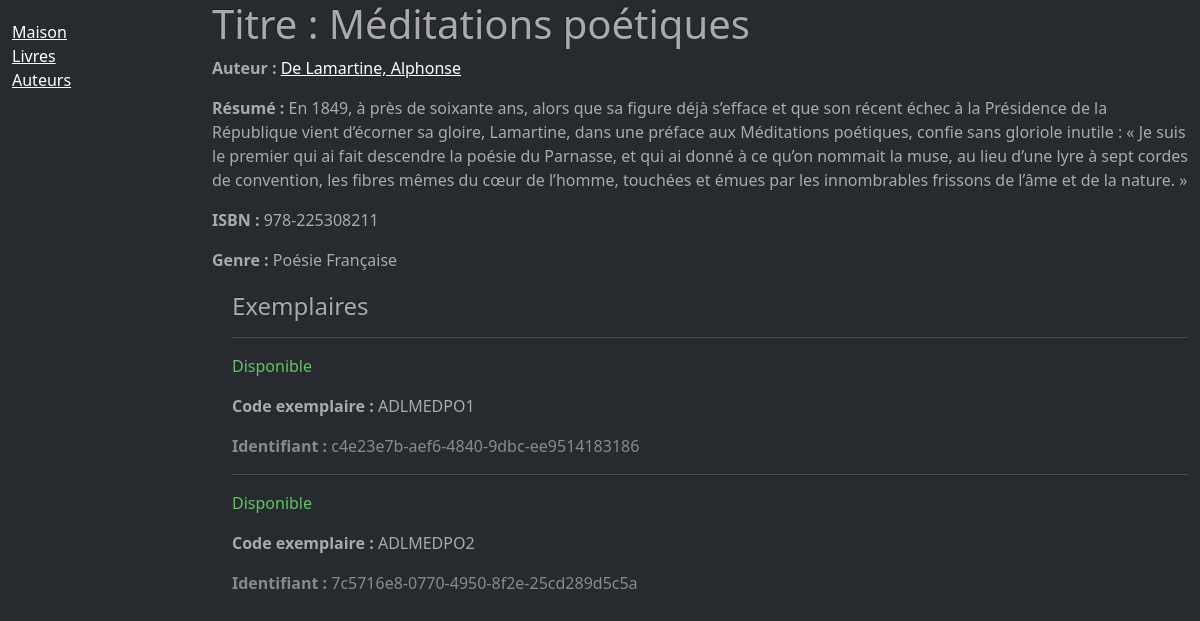
The app's page /catalog/book/4 with its own data.
### catalog/models.py (models this page shows, shortened)
class Book(models.Model):
  title = models.CharField(max_length=200)
  author = models.ForeignKey('Author', on_delete=models.SET_NULL, null=True)
  summary = models.TextField(max_length=1000, help_text='Entrez une brève description de l\'ouvrage.')
  isbn = models.CharField(
    'ISBN',
    max_length=13,
    help_text='N° ISBN à 13 caractères. <a href="https://www.isbn-international.org/content/what-isbn">ISBN</a>'
  )
  genre = models.ManyToManyField(Genre, help_text='Sélectionner un genre pour ce livre.')
  class Meta:
    ordering = ['author', 'title']

class Author(models.Model):
  first_name = models.CharField(max_length=100)
  last_name = models.CharField(max_length=100)
  date_of_birth = models.DateField(null=True, blank=True)
  date_of_death = models.DateField('Died', null=True, blank=True)
  class Meta:
    ordering = ['last_name', 'first_name']
  def __str__(self):
    return f'{self.last_name}, {self.first_name}'

class Genre(models.Model):
  name = models.CharField(max_length=200, help_text='Entrez un genre littéraire (ex: Science fiction.)')
  class Meta:
    ordering = ['name']
  def __str__(self):
    return self.name

class BookInstance(models.Model):
  id = models.UUIDField(primary_key=True, default=uuid.uuid4, help_text='Identifiant unique pour ce livre à la bibliothèque.')
  book = models.ForeignKey('Book', on_delete=models.SET_NULL, null=True)
  imprint = models.CharField(max_length=200)
  due_back = models.DateField(null=True, blank=True)
  LOAN_STATUS = (
    ('m', 'Maintenance'),
    ('p', 'Prêté'),
    ('d', 'Disponible'),
    ('r', 'Réservé'),
  )
  status = models.CharField(
    max_length=1,
    choices=LOAN_STATUS,
    blank=True,
    default='m',
    help_text='Disponibilité du livre.'
  )
  class Meta:
    ordering = ['due_back']

### catalog/views.py (the view)
# urls.py: path('book/<int:pk>', views.BookDetailView.as_view(), name='book-detail')
class BookDetailView(generic.DetailView):
  model = Book

### catalog/templates/catalog/book_detail.html (shortened to what this page needs)
{% extends 'catalog/base_generic.html' %}
{% block content %}
  <h1>Titre : {{ book.title }}</h1>
  <p><strong>Auteur :</strong> <a href="#">{{ book.author }}</a></p>
  <p><strong>Résumé :</strong> {{ book.summary }}</p>
  <p><strong>ISBN :</strong> {{ book.isbn }}</p>
  <p><strong>Genre :</strong> {{ book.genre.all|join:", " }}</p>
  <div style="margin-left: 20px; margin-top: 20px">
    <h4>Exemplaires</h4>
    {% for copy in book.bookinstance_set.all %}
    <hr>
    <p class="{% if copy.status == 'd' %}text-success{% elif copy.status == 'm' %}text-danger{% else %}text-warning{% endif %}">
      {{ copy.get_status_display }}
    </p>
    <p><strong>Code exemplaire :</strong> {{ copy.imprint }}</p>
    <p class="text-muted"><strong>Identifiant :</strong> {{ copy.id }}</p>
    {% endfor %}
  </div>
{% endblock %}

### records on screen
Book: author "De Lamartine, Alphonse", summary "En 1849, à près de soixante ans, alors que sa figure déjà s’efface et que son récent échec à la Présidence de la République vient d’écorner sa gloire, Lamartine, dans une préface aux Méditations poétiques, confie sans gloriole inutile : « Je suis le premier qui ai fait descendre la poésie du Parnasse, et qui ai donné à ce qu’on nommait la muse, au lieu d’une lyre à sept cordes de convention, les fibres mêmes du cœur de l’homme, touchées et émues par les innombrables frissons de l’âme et de la nature. »", isbn "978-225308211", genre.all "Poésie Française"
BookInstance: status "Disponible", imprint "ADLMEDPO1", id "c4e23e7b-aef6-4840-9dbc-ee9514183186"
BookInstance: status "Disponible", imprint "ADLMEDPO2", id "7c5716e8-0770-4950-8f2e-25cd289d5c5a"
